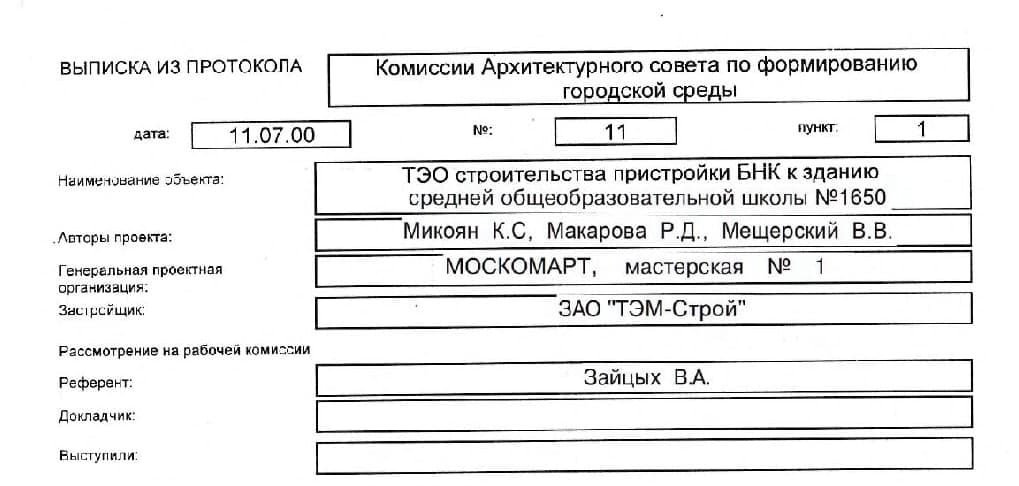
#> input picture input_images/1.jpg, 1019 x 486 px, found by its file name
$ python 02_rotate_and_parse_debug.py
#> lines starting #> are read from the running program, lines starting #| are printed output that depends on the picture; after the words box and inside, x2 and y2 are one past the last pixel; in counts of white or black regions, pixels touching at a corner belong together
#> in process_image_with_debug, img is the input picture: shape (486, 1019, 3); mean B, G, R 234.4, 234.4, 234.4
import cv2
import numpy as np
import matplotlib.pyplot as plt
from pathlib import Path
from scipy.ndimage import morphology as scipy_morph, label
import random
import os
import shutil

def deskew_image(img):
    """
    Выравнивание изображения (поворот по углу наклона)
    """
    if len(img.shape) == 3:
        gray = cv2.cvtColor(img, cv2.COLOR_BGR2GRAY)
    else:
        gray = img.copy()
        img = cv2.cvtColor(img, cv2.COLOR_GRAY2BGR)

    # Предобработка
    gray = cv2.GaussianBlur(gray, (5, 5), 0)

    # Бинаризация
    thresh = cv2.adaptiveThreshold(gray, 255, cv2.ADAPTIVE_THRESH_GAUSSIAN_C,
                                   cv2.THRESH_BINARY_INV, 11, 2)
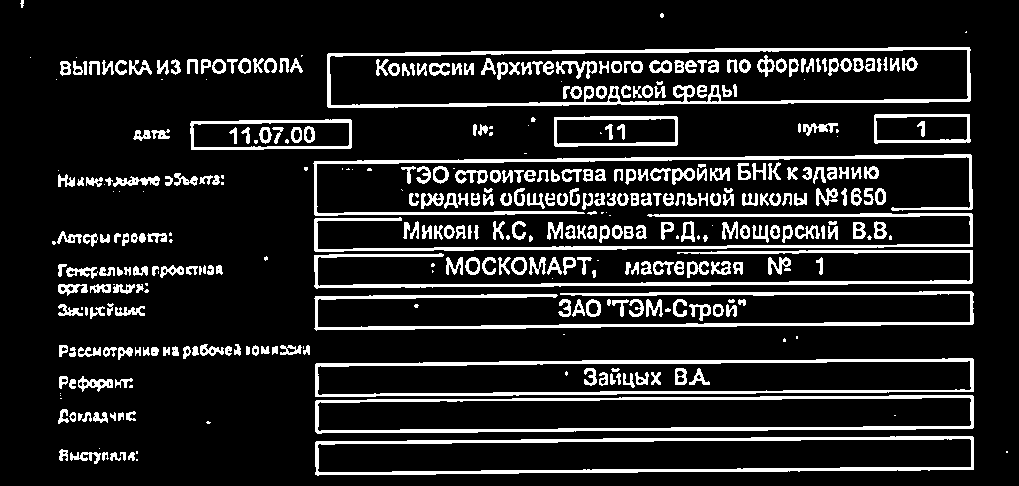
#> thresh: shape (486, 1019); 13.2% white; 397 white regions (78 under 20 px)

    # Поиск контуров
    contours, _ = cv2.findContours(thresh, cv2.RETR_EXTERNAL, cv2.CHAIN_APPROX_SIMPLE)
#> contours = 320 contours, 88 with area under 20; largest, box (x1, y1, x2, y2) and area: (327, 47, 971, 108) 34852, (315, 436, 974, 476) 21843, (315, 395, 974, 434) 21622, (315, 358, 974, 397) 21602, (190, 119, 352, 150) 4538

    if not contours:
        print("Контуры не найдены")
        return img

    # Находим самый большой контур
    largest_contour = max(contours, key=cv2.contourArea)
#> largest_contour = contour of 54 points, box (x1, y1, x2, y2) (327, 47, 971, 108), area 34852

    # Определяем угол наклона
    rect = cv2.minAreaRect(largest_contour)
#> rect = ((648.5, 76.63), (643.5, 56), -0.539)
    angle = rect[2]
#> angle = -0.539

    if angle < -45:
        angle = 90 + angle

    # Если угол слишком мал, не поворачиваем
    if abs(angle) < 0.5:
        print(f"Изображение уже ровное, угол наклона: {angle:.2f} градусов")
        return img

    print(f"Обнаружен угол наклона: {angle:.2f} градусов")
#| Обнаружен угол наклона: -0.54 градусов

    # Поворот изображения
    (h, w) = img.shape[:2]
    center = (w // 2, h // 2)
    M = cv2.getRotationMatrix2D(center, angle, 1.0)
#> M = [[1, -0.00942, 2.31], [0.00942, 1, -4.78]]

    # Вычисляем новые границы
    cos = np.abs(M[0, 0])
#> cos = 1
    sin = np.abs(M[0, 1])
#> sin = 0.00942
    new_w = int((h * sin) + (w * cos))
#> new_w = 1023
    new_h = int((h * cos) + (w * sin))
#> new_h = 495

    M[0, 2] += (new_w / 2) - center[0]
    M[1, 2] += (new_h / 2) - center[1]

    rotated = cv2.warpAffine(img, M, (new_w, new_h),
                            borderMode=cv2.BORDER_CONSTANT,
                            borderValue=(255, 255, 255))

    return rotated

def clean_output_folder(output_dir):
    """
    Очистка выходной папки (удаление всего содержимого)
    """
    output_path = Path(output_dir)

    if output_path.exists():
        # Удаляем все содержимое, но оставляем саму папку
        for item in output_path.glob('*'):
            if item.is_file():
                item.unlink()
            elif item.is_dir():
                shutil.rmtree(item)
        print(f"✓ Папка {output_dir} очищена")
    else:
        output_path.mkdir(parents=True, exist_ok=True)
        print(f"✓ Папка {output_dir} создана")

def process_image_with_debug(img_path, dilation_size=3, std_multiplier=1.0, min_size=200,
                            output_dir="./output/", show_plots=True, save_images=True):
    """
    Полная обработка изображения с выравниванием и извлечением блоков
    С расширенным дебаггингом всех этапов
    """
    # Создаем выходные папки
    Path(output_dir).mkdir(parents=True, exist_ok=True)
    debug_dir = os.path.join(output_dir, "debug")
    Path(debug_dir).mkdir(parents=True, exist_ok=True)

    # 1. Загрузка изображения
    img = cv2.imread(img_path)
    if img is None:
        print(f"Ошибка: не удалось загрузить изображение {img_path}")
        return None, None

    img_name = Path(img_path).stem
    print(f"Обработка изображения: {img_path}")
    print("="*60)

    # ============ ЭТАП 1: ВЫРАВНИВАНИЕ ============
    print("\n📐 ЭТАП 1: ВЫРАВНИВАНИЕ ИЗОБРАЖЕНИЯ")
    print("-" * 40)

    img_aligned = deskew_image(img)

    if save_images:
        aligned_path = os.path.join(output_dir, f"{img_name}_aligned.jpg")
        cv2.imwrite(aligned_path, img_aligned)
        print(f"✓ Выравненное изображение сохранено: {aligned_path}")

    # ============ ЭТАП 2: ИЗВЛЕЧЕНИЕ БЛОКОВ ============
    print("\n📦 ЭТАП 2: ИЗВЛЕЧЕНИЕ ПРЯМОУГОЛЬНЫХ БЛОКОВ")
    print("-" * 40)

    # Конвертация в оттенки серого
    if len(img_aligned.shape) == 3:
        gray = cv2.cvtColor(img_aligned, cv2.COLOR_BGR2GRAY)
#> gray: shape (495, 1023)
    else:
        gray = img_aligned.copy()

    # Сохраняем цветную версию для отрисовки
    if len(img_aligned.shape) == 3:
        img_color = img_aligned.copy()
    else:
        img_color = cv2.cvtColor(img_aligned, cv2.COLOR_GRAY2BGR)

    # ============ СОХРАНЯЕМ ВСЕ ПРОМЕЖУТОЧНЫЕ ЭТАПЫ ============
    debug_images = []
    debug_names = []
    debug_paths = []

    # 1. Исходное изображение (серый)
    debug_images.append(gray.copy())
    debug_names.append("1. Исходное изображение (серый)")
    debug_paths.append("01_original_gray")

    # 2. Дилатация
    footprint = np.ones((dilation_size, dilation_size), dtype=bool)
    dilated = scipy_morph.grey_dilation(gray, footprint=footprint)
    debug_images.append(dilated.copy())
    debug_names.append(f"2. Дилатация (kernel={dilation_size}x{dilation_size})")
    debug_paths.append(f"02_dilation_kernel_{dilation_size}")

    # 3. Морфологический градиент
    gradient = dilated.astype(np.int32) - gray.astype(np.int32)
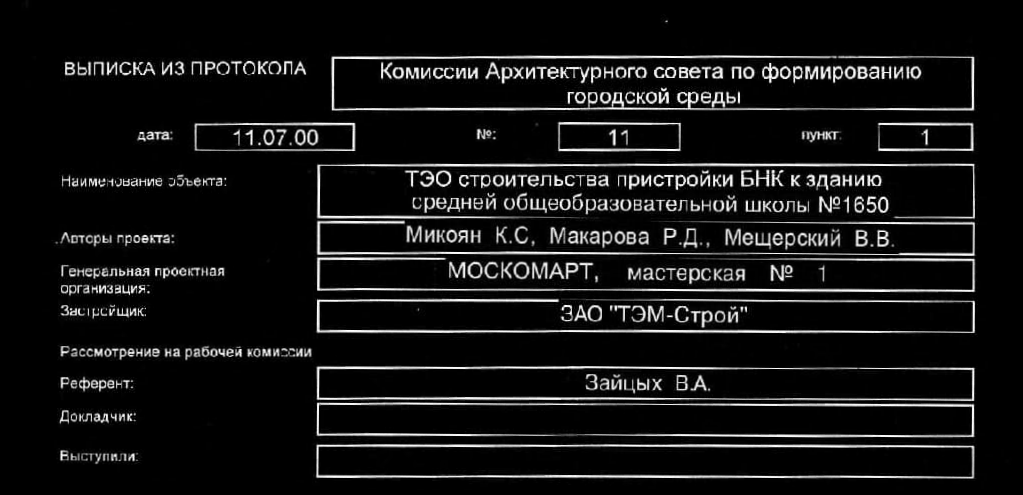
#> gradient: shape (495, 1023) int32; min 0, max 255, mean 20
    gradient_display = np.clip(gradient, 0, 255).astype(np.uint8)
    debug_images.append(gradient_display)
    debug_names.append("3. Морфологический градиент")
    debug_paths.append("03_morphological_gradient")

    # 4. Статистика градиента
    mean_val = gradient.mean()
#> mean_val = 20.02
    std_val = gradient.std()
#> std_val = 54
    threshold = mean_val + (std_val * std_multiplier)
#> threshold = 74.03

    print(f"   Статистика градиента:")
    print(f"   - Среднее значение: {mean_val:.2f}")
#|    - Среднее значение: 20.02
    print(f"   - Стандартное отклонение: {std_val:.2f}")
#|    - Стандартное отклонение: 54.00
    print(f"   - Порог (mean + {std_multiplier}*std): {threshold:.2f}")
#|    - Порог (mean + 1.0*std): 74.03

    # 5. Бинаризация
    binary = gradient.copy()
    binary[binary < threshold] = 0
#> binary: shape (495, 1023) int32; 182 distinct labels, from 0 to 255
    binary[binary >= threshold] = 1
#> binary: shape (495, 1023) int32; values 0 (black) and 1 (white), 10.1% white; 407 white regions (71 under 20 px), largest, box (x1, y1, x2, y2) and area: (331, 55, 974, 111) 3815, (316, 444, 975, 479) 3710, (316, 299, 975, 333) 3341
    binary_display = (binary * 255).astype(np.uint8)
    debug_images.append(binary_display)
    debug_names.append(f"4. Бинаризация (порог={threshold:.2f})")
    debug_paths.append(f"04_binary_threshold_{threshold:.2f}")

    # 6. Инвертированная бинарная для контуров (опционально)
    binary_inv = cv2.bitwise_not(binary_display)
    debug_images.append(binary_inv)
    debug_names.append("5. Инвертированная бинарная")
    debug_paths.append("05_binary_inverted")

    # 7. Морфологические операции для улучшения
    kernel = np.ones((3, 3), np.uint8)
    binary_closed = cv2.morphologyEx(binary_display, cv2.MORPH_CLOSE, kernel)
#> binary_closed: shape (495, 1023); 11.2% white; 133 white regions (24 under 20 px), largest, box (x1, y1, x2, y2) and area: (317, 163, 975, 292) 7874, (316, 366, 975, 438) 6460, (331, 55, 974, 111) 4691
    debug_images.append(binary_closed)
    debug_names.append("6. Морфологическое закрытие (3x3)")
    debug_paths.append("06_morphological_close")

    # 8. Связные компоненты
    lbl, numcc = label(binary)
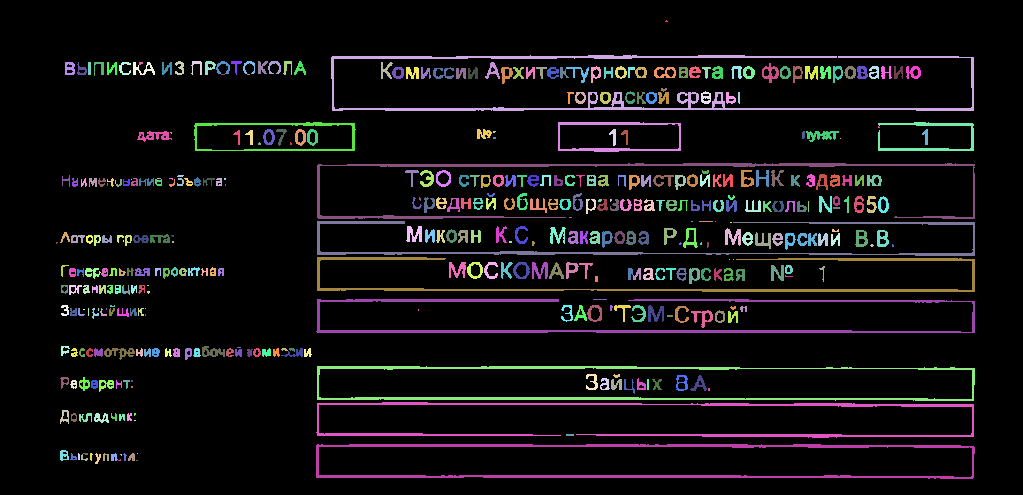
#> lbl: shape (495, 1023) int32; 421 distinct labels, from 0 to 420; one colour per label, 0 black
#> numcc = 420

    # Визуализация меток (каждая компонента своим цветом)
    lbl_colored = np.zeros((*lbl.shape, 3), dtype=np.uint8)
    component_sizes = []
    for i in range(1, numcc + 1):
        color = (random.randint(50, 255), random.randint(50, 255), random.randint(50, 255))
        lbl_colored[lbl == i] = color
        component_sizes.append(np.sum(lbl == i))
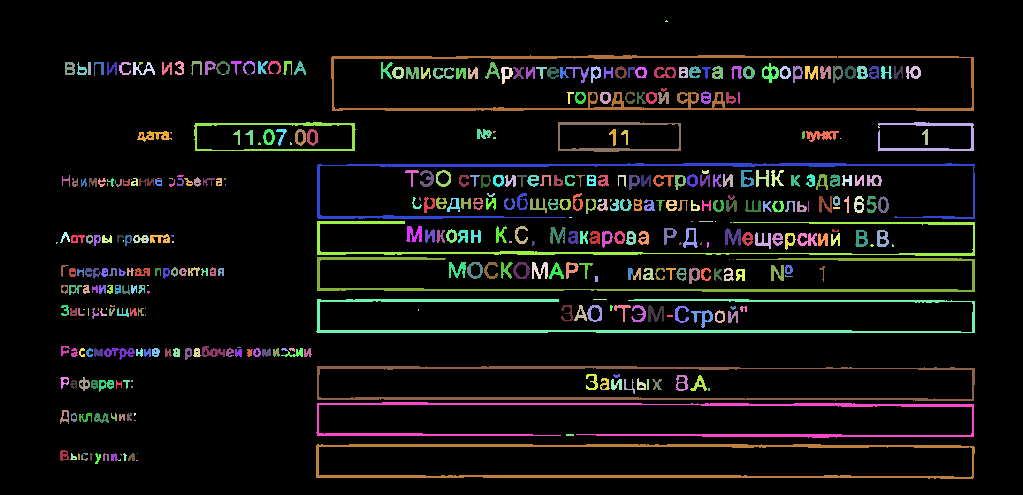
#> lbl_colored: shape (495, 1023, 3); mean of channels 0, 1, 2 13.1, 14.8, 15.5; drawn as B, G, R
#> after the loop, component_sizes = 420 values, max 3815 at index 1, min 1 at index 93, mean 122.1

    debug_images.append(lbl_colored)
    debug_names.append(f"7. Связные компоненты (всего: {numcc})")
    debug_paths.append(f"07_connected_components_{numcc}")

    print(f"\n   Связные компоненты:")
    print(f"   - Всего найдено: {numcc}")
#|    - Всего найдено: 420
    print(f"   - Минимальный размер: {min_size} пикселей")

    # 9. Фильтрация компонентов
    boxes_coords = []
    boxes_img = img_color.copy()
    components_filtered = np.zeros_like(lbl_colored)
#> components_filtered: shape (495, 1023, 3); every value is 0
    filtered_count = 0
    rejected_count = 0

    for i in range(1, numcc + 1):
        py, px = np.nonzero(lbl == i)
        component_size = len(py)

        # Если компонента слишком маленькая, игнорируем
        if component_size < min_size:
            rejected_count += 1
            continue

        filtered_count += 1
        components_filtered[lbl == i] = lbl_colored[lbl == i]

        xmin, xmax, ymin, ymax = px.min(), px.max(), py.min(), py.max()
        x, y, w, h = xmin, ymin, (xmax - xmin), (ymax - ymin)

        boxes_coords.append((x, y, w, h))

        # Рисуем прямоугольник с случайным цветом
        color = (random.randint(100, 255), random.randint(100, 255), random.randint(100, 255))
        cv2.rectangle(boxes_img, (x, y), (x + w, y + h), color, 2)

        # Добавляем центр
        cx = x + w // 2
        cy = y + h // 2
        cv2.circle(boxes_img, (cx, cy), 4, (0, 255, 255), -1)

        # Добавляем номер
        cv2.putText(boxes_img, str(filtered_count), (x, y-5),
                   cv2.FONT_HERSHEY_SIMPLEX, 0.5, (0, 0, 0), 1)

        # Выводим информацию о компоненте
        print(f"   Компонента {filtered_count}: размер={component_size}, x={x}, y={y}, w={w}, h={h}")
#> this loop made 420 passes
#> (py, px, component_size) on passes 1, 20: ([20, 21, 21, 21], [666, 665, 666, 667], 4), ([62, 62, 62, 62, 63, 63, 63, 63, 64, 64], [139, 140, 141, 142, 139, 140, 141, 142, 139, 140], 10)
#> (printed output is left out)
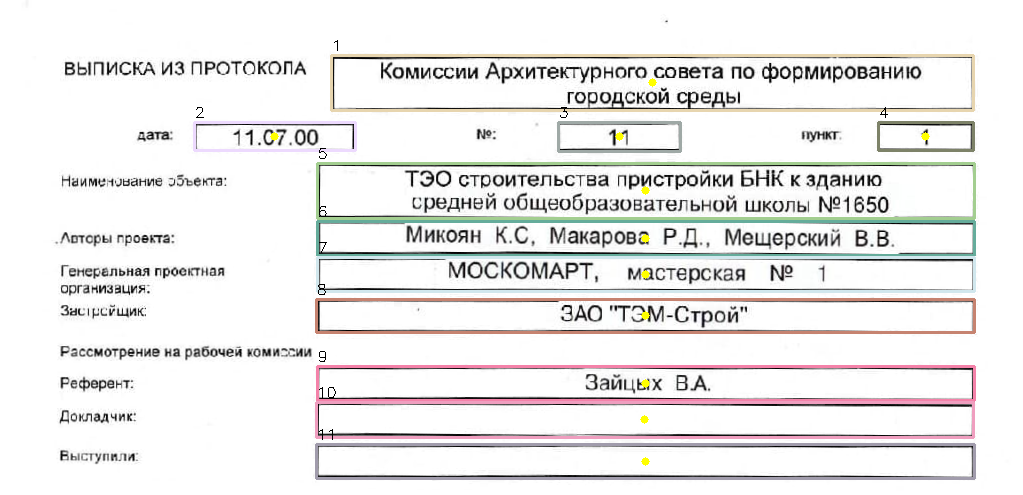
#> boxes_img: shape (495, 1023, 3); mean B, G, R 233.9, 234.5, 235.6
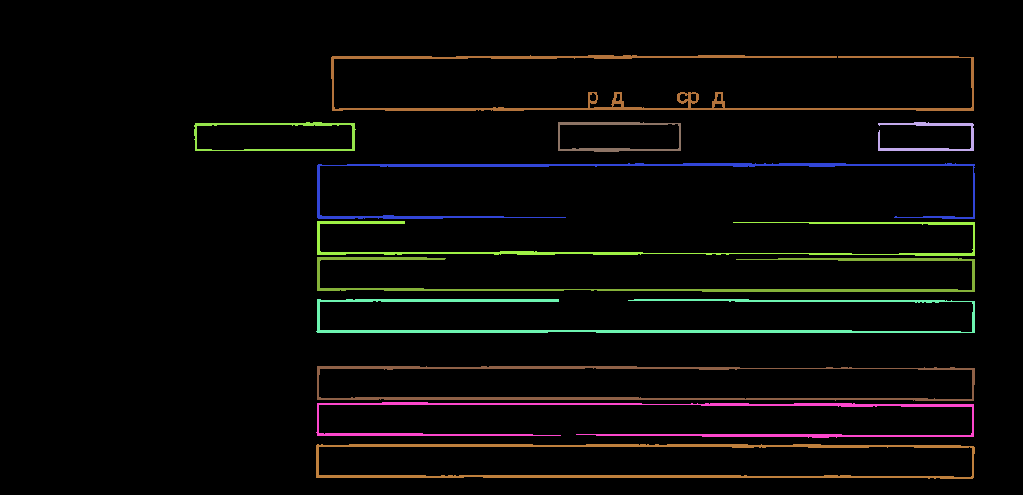
#> components_filtered: shape (495, 1023, 3); mean of channels 0, 1, 2 6.1, 7.6, 8.3; drawn as B, G, R
#> after the loop, boxes_coords = [(331, 55, 642, 55), (194, 122, 161, 28), (558, 122, 122, 29), (878, 122, 95, 28), (317, 163, 657, 55), (317, 221, 657, 34), (317, 257, 657, 34), (316, 299, 658, 33), (317, 366, 657, 34), (316, 402, 657, 35), (316, 444, 658, 34)]; filtered_count = 11; rejected_count = 409

    # Сохраняем визуализации
    debug_images.append(components_filtered)
    debug_names.append(f"8. Отфильтрованные компоненты ({filtered_count} из {numcc})")
    debug_paths.append(f"08_filtered_components_{filtered_count}")

    debug_images.append(boxes_img)
    debug_names.append(f"9. Найденные прямоугольники ({filtered_count})")
    debug_paths.append(f"09_final_boxes_{filtered_count}")

    # ============ СОХРАНЕНИЕ ВСЕХ ДЕБАГ ИЗОБРАЖЕНИЙ ============
    if save_images:
        print(f"\n💾 Сохранение дебаг изображений в: {debug_dir}")
        for debug_img, debug_path, debug_name in zip(debug_images, debug_paths, debug_names):
            save_path = os.path.join(debug_dir, f"{img_name}_{debug_path}.jpg")
            cv2.imwrite(save_path, debug_img)
#> this loop made 9 passes
#> (debug_path, debug_name) on passes 1 to 6: ('01_original_gray', '1. Исходное изображение (серый)'), ('02_dilation_kernel_7', '2. Дилатация (kernel=7x7)'), ('03_morphological_gradient', '3. Морфологический градиент'), ('04_binary_threshold_74.03', '4. Бинаризация (порог=74.03)'), ('05_binary_inverted', '5. Инвертированная бинарная'), ('06_morphological_close', '6. Морфологическое закрытие (3x3)')
        print(f"✓ Сохранено {len(debug_images)} дебаг изображений")
#| ✓ Сохранено 9 дебаг изображений

    # Сохраняем финальный результат
    if save_images:
        boxes_path = os.path.join(output_dir, f"{img_name}_boxes.jpg")
        cv2.imwrite(boxes_path, boxes_img)
        print(f"✓ Результат с боксами сохранен: {boxes_path}")

    # ============ СТАТИСТИКА ============
    print("\n" + "="*60)
    print("📊 СТАТИСТИКА ОБРАБОТКИ:")
    print(f"   - Всего компонент (блоков) найдено: {numcc}")
#|    - Всего компонент (блоков) найдено: 420
    print(f"   - Отфильтровано (подходят по размеру): {filtered_count}")
#|    - Отфильтровано (подходят по размеру): 11
    print(f"   - Отклонено (слишком маленькие): {rejected_count}")
#|    - Отклонено (слишком маленькие): 409
    print(f"   - Параметры: Dilation={dilation_size}, Std Multiplier={std_multiplier:.2f}, MinSize={min_size}")
    print("="*60)

    if boxes_coords:
        print("\n📝 НАЙДЕННЫЕ ПРЯМОУГОЛЬНИКИ:")
        for i, (x, y, w, h) in enumerate(boxes_coords):
            area = w * h
            print(f"   {i+1}: x={x:>4}, y={y:>4}, w={w:>4}, h={h:>4}, площадь={area:>7}")
#> this loop made 11 passes
#> (x, y, w, h, area) on passes 1 to 8: (331, 55, 642, 55, 35310), (194, 122, 161, 28, 4508), (558, 122, 122, 29, 3538), (878, 122, 95, 28, 2660), (317, 163, 657, 55, 36135), (317, 221, 657, 34, 22338), (317, 257, 657, 34, 22338), (316, 299, 658, 33, 21714)
#> (printed output is left out)

    print("="*60)

    # ============ ВИЗУАЛИЗАЦИЯ ============
    if show_plots:
        # Показываем все этапы обработки
        n_images = len(debug_images)
#> n_images = 9
        cols = min(3, n_images)
#> cols = 3
        rows = (n_images + cols - 1) // cols
#> rows = 3

        fig, axes = plt.subplots(rows, cols, figsize=(6*cols, 5*rows))
        if n_images == 1:
            axes = np.array([axes])
        axes = axes.flatten()

        for i, (debug_img, debug_name) in enumerate(zip(debug_images, debug_names)):
            if i < len(axes):
                if len(debug_img.shape) == 3:
                    axes[i].imshow(cv2.cvtColor(debug_img, cv2.COLOR_BGR2RGB))
                else:
                    axes[i].imshow(debug_img, cmap='gray')

                axes[i].set_title(debug_name, fontsize=12, fontweight='bold')
                axes[i].axis('off')
#> this loop made 9 passes
#> debug_name on passes 1, 2, 3, 4, 5, 6, 7, 9: '1. Исходное изображение (серый)', '2. Дилатация (kernel=7x7)', '3. Морфологический градиент', '4. Бинаризация (порог=74.03)', '5. Инвертированная бинарная', '6. Морфологическое закрытие (3x3)', '7. Связные компоненты (всего: 420)', '9. Найденные прямоугольники (11)'

        # Скрываем неиспользуемые подграфики
        for i in range(n_images, len(axes)):
            axes[i].axis('off')
#> this loop made 0 passes

        plt.tight_layout()

        if save_images:
            summary_path = os.path.join(output_dir, f"{img_name}_debug_summary.png")
            fig.savefig(summary_path, dpi=150, bbox_inches='tight')
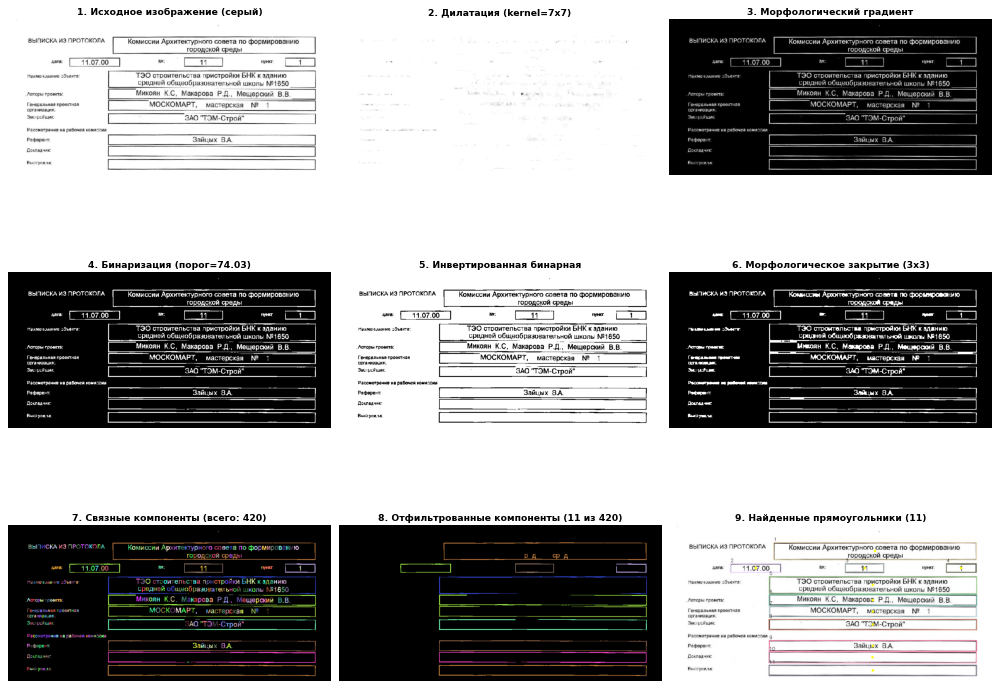
#> figure drawn by matplotlib, 9 panels
            print(f"✓ Сводка дебаг изображений сохранена: {summary_path}")

        plt.show()

    return boxes_img, boxes_coords

# ==================== ПАРТИЙНАЯ ОБРАБОТКА ============
# [48 lines left out: function batch_process, not called in this run]

# ==================== ЗАПУСК ============
if __name__ == "__main__":
    # Параметры обработки
    input_image = "/media/vadim/1TB_SSD/my_github/computer-vision-document-table-parser/input_images/1.jpg"

    # Настройки для извлечения блоков
    dilation_size = 7       # Размер ядра дилатации (должен быть нечетным: 1,3,5,7,9)
    std_multiplier = 1.0    # Множитель стандартного отклонения для порога
    min_size = 200          # Минимальный размер блока в пикселях

    clean_output_folder("./output_finish/")

    # Запуск обработки одного изображения
    result_img, boxes = process_image_with_debug(
        img_path=input_image,
        dilation_size=dilation_size,
        std_multiplier=std_multiplier,
        min_size=min_size,
        output_dir="./output_finish/",
        show_plots=True,      # Показать все этапы обработки
        save_images=True      # Сохранить все дебаг изображения
    )
#> boxes has the same summary as boxes_coords in process_image_with_debug

    # [10 lines of commented-out code are left out]
